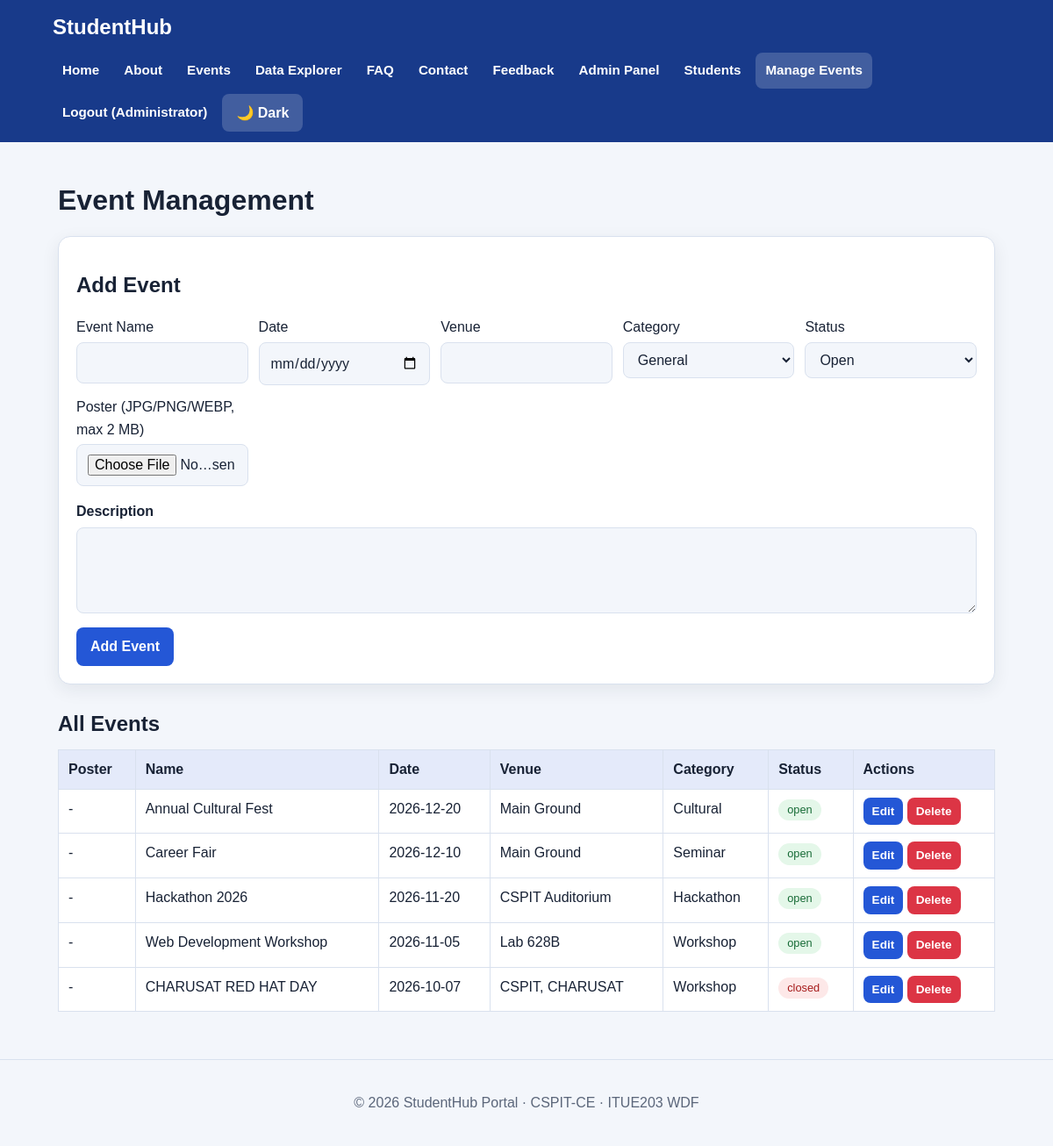
/studenthub/admin/events.php (signed in), run on the app's committed database.
### tables this page shows
CREATE TABLE events (
  event_id INT AUTO_INCREMENT PRIMARY KEY,
  event_name VARCHAR(100) NOT NULL,
  event_date DATE NOT NULL,
  venue VARCHAR(100) NOT NULL,
  category VARCHAR(40) NOT NULL DEFAULT 'General',
  status ENUM('open','closed') NOT NULL DEFAULT 'open',
  poster VARCHAR(150) DEFAULT NULL,
  description TEXT
);

### studenthub/includes/auth.php (called while the page is built, shortened)
<?php
function e($s) { return htmlspecialchars((string)$s, ENT_QUOTES, 'UTF-8'); }
function url($p = '') { return BASE_URL . ltrim($p, '/'); }

### studenthub/admin/events.php (the view, shortened to what this page needs)
<?php
require_once __DIR__ . '/../includes/auth.php';
$cats = ['General', 'Workshop', 'Hackathon', 'Seminar', 'Cultural', 'Sports'];
$form = ['event_id' => '', 'event_name' => '', 'event_date' => '', 'venue' => '', 'category' => 'General', 'status' => 'open', 'description' => '', 'poster' => ''];
$events = $conn->query('SELECT * FROM events ORDER BY event_date DESC');
include __DIR__ . '/../includes/header.php';
$editing = $form['event_id'] !== '';
?>
<h1>Event Management</h1>
<section class="card">
    <h2><?= $editing ? 'Edit Event' : 'Add Event' ?></h2>
    <form method="POST" action="" enctype="multipart/form-data">
        <div class="controls">
            <div class="control"><label for="event_name">Event Name</label><input id="event_name" name="event_name" value="<?= e($form['event_name']) ?>" required></div>
            <div class="control"><label for="event_date">Date</label><input type="date" id="event_date" name="event_date" value="<?= e($form['event_date']) ?>" required></div>
            <div class="control"><label for="venue">Venue</label><input id="venue" name="venue" value="<?= e($form['venue']) ?>" required></div>
            <div class="control"><label for="category">Category</label><select id="category" name="category"><?php foreach ($cats as $c): ?><option <?= $form['category'] === $c ? 'selected' : '' ?>><?= e($c) ?></option><?php endforeach; ?></select></div>
            <div class="control"><label for="status">Status</label><select id="status" name="status"><option value="open" <?= $form['status'] === 'open' ? 'selected' : '' ?>>Open</option></select></div>
            <div class="control"><label for="poster">Poster (JPG/PNG/WEBP, max 2 MB)</label><input type="file" id="poster" name="poster" accept=".jpg,.jpeg,.png,.webp"></div>
        </div>
        <div class="form-group"><label for="description">Description</label><textarea id="description" name="description" rows="3"><?= e($form['description']) ?></textarea></div>
        <button type="submit"><?= $editing ? 'Update Event' : 'Add Event' ?></button>
    </form>
</section>
<h2 class="section-title">All Events</h2>
<div class="table-wrap"><table>
<tr><th>Poster</th><th>Name</th><th>Date</th><th>Venue</th><th>Category</th><th>Status</th><th>Actions</th></tr>
<?php if ($events->num_rows): while ($r = $events->fetch_assoc()): ?>
<tr><td><?php if ($r['poster']): ?><img class="thumb" src="<?= e(url('uploads/posters/' . $r['poster'])) ?>" alt="Poster of <?= e($r['event_name']) ?>"><?php else: ?>-<?php endif; ?></td>
<td><?= e($r['event_name']) ?></td><td><?= e($r['event_date']) ?></td><td><?= e($r['venue']) ?></td><td><?= e($r['category']) ?></td>
<td><span class="badge <?= $r['status'] === 'closed' ? 'closed' : '' ?>"><?= e($r['status']) ?></span></td>
<td class="actions"><a class="btn btn-sm" href="<?= e(url('admin/events.php?edit=' . (int)$r['event_id'])) ?>">Edit</a>
<form method="POST" action="" onsubmit="return confirm('Delete this event?');"><button type="submit" class="btn-sm btn-danger">Delete</button></form></td></tr>
<?php endwhile; else: ?><tr><td colspan="7">No events yet.</td></tr><?php endif; ?>
</table></div>
<?php include __DIR__ . '/../includes/footer.php'; ?>

### studenthub/assets/css/style.css (style rules this page uses)
:root { --bg:#f3f6fb;--card:#fff;--text:#182235;--muted:#5b667a;--primary:#2457d6;--on-primary:#fff;--head:#183a8a;--border:#d9e1ee;--shadow:0 6px 20px rgba(24,34,53,.08);--ok:#176b36;--okbg:#e4f7e9;--err:#a61b1b;--errbg:#fde8e8 }
* { box-sizing:border-box }
html { scroll-behavior:smooth }
body { margin:0;font-family:Arial,Helvetica,sans-serif;line-height:1.6;background:var(--bg);color:var(--text) }
a { color:var(--primary);font-weight:600;text-decoration:none }
h1,h2,h3 { line-height:1.25 }
button,.btn { display:inline-block;font:inherit;font-weight:600;padding:9px 16px;border:0;border-radius:8px;background:var(--primary);color:var(--on-primary);cursor:pointer;text-decoration:none }
.btn-danger { background:#dc3545;color:#fff }
.btn-sm { padding:5px 10px;font-size:.85rem }
.card { background:var(--card);border:1px solid var(--border);border-radius:14px;padding:20px;box-shadow:var(--shadow) }
.section-title { margin:30px 0 14px }
.badge { display:inline-block;padding:2px 10px;border-radius:999px;font-size:.8rem;background:var(--okbg);color:var(--ok) }
.badge.closed { background:var(--errbg);color:var(--err) }
.form-group { display:flex;flex-direction:column;gap:5px;margin-bottom:16px }
.form-group label,.form-group legend { font-weight:700 }
input,select,textarea { font:inherit;padding:10px 12px;border:1px solid var(--border);border-radius:8px;background:var(--bg);color:var(--text);max-width:100% }
.table-wrap { overflow-x:auto }
table { width:100%;border-collapse:collapse;background:var(--card) }
th,td { border:1px solid var(--border);padding:9px 11px;text-align:left;vertical-align:top }
th { background:rgba(36,87,214,.12) }
.controls { display:grid;gap:12px;grid-template-columns:repeat(auto-fit,minmax(170px,1fr));margin-bottom:16px }
.control { display:flex;flex-direction:column;gap:4px }
.actions form { display:inline }

### data on the page
events: event_name "Annual Cultural Fest", event_date "2026-12-20", venue "Main Ground", category "Cultural", status "open"
events: event_name "Career Fair", event_date "2026-12-10", venue "Main Ground", category "Seminar", status "open"
events: event_name "Hackathon 2026", event_date "2026-11-20", venue "CSPIT Auditorium", category "Hackathon", status "open"
events: event_name "Web Development Workshop", event_date "2026-11-05", venue "Lab 628B", category "Workshop", status "open"
events: event_name "CHARUSAT RED HAT DAY", event_date "2026-10-07", venue "CSPIT, CHARUSAT", category "Workshop", status "closed"

### other printed values
$label "Home About Events Data Explorer FAQ Contact Feedback Admin Panel Students Manage Events"
$_SESSION['name'] "Administrator"
form field category "General"
